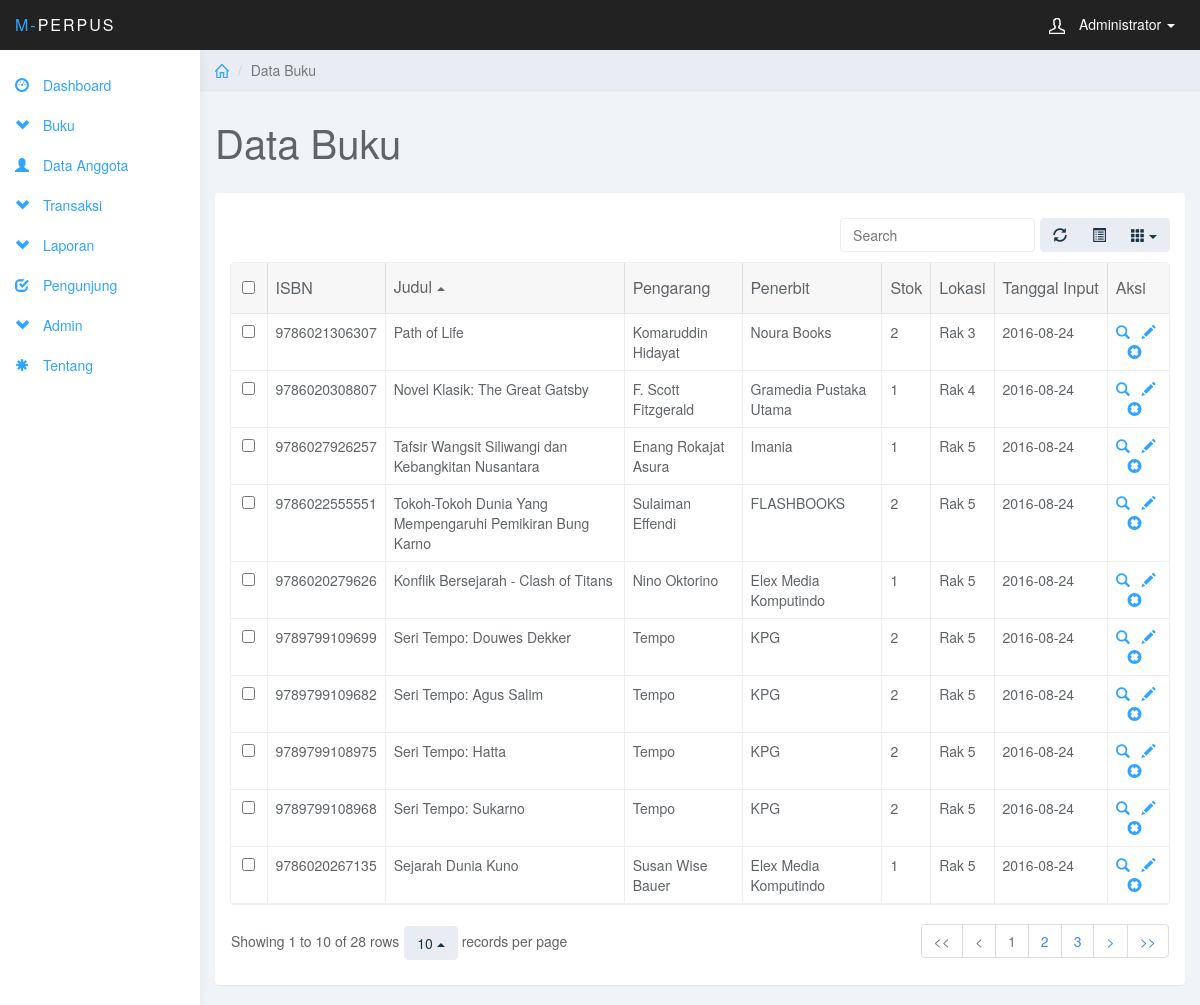
/modul/index.php?page=buku (signed in), run on the app's committed database.
### tables this page shows
CREATE TABLE `tbl_buku` (
  `id` int(5) NOT NULL,
  `isbn` varchar(13) NOT NULL,
  `judul` varchar(200) NOT NULL,
  `pengarang` varchar(100) NOT NULL,
  `penerbit` varchar(150) NOT NULL,
  `thn_terbit` varchar(4) NOT NULL,
  `stok` int(3) NOT NULL,
  `lokasi` enum('Rak 1','Rak 2','Rak 3','Rak 4','Rak 5','Rak 6','Rak 7','Rak 8','Rak 9') NOT NULL,
  `tgl_input` date NOT NULL,
  `gambar` varchar(50) NOT NULL,
  `deskripsi` varchar(1000) NOT NULL
);

### modul/buku/buku.php (the view, shortened to what this page needs)
<div class="col-sm-9 col-sm-offset-3 col-lg-10 col-lg-offset-2 main">
	<div class="row">
		<ol class="breadcrumb">
			<li><a href="index.php"><svg class="glyph stroked home"><use xlink:href="#stroked-home"></use></svg></a></li>
			<li class="active">Data Buku</li>
		</ol>
	</div>
	<div class="row">
		<div class="col-lg-12">
			<h1 class="page-header">Data Buku</h1>
		</div>
	</div>
	<div class="row">
		<div class="col-lg-12">
			<div class="panel panel-default">
				<div class="panel-body">
					<table data-toggle="table" data-show-refresh="true" data-show-toggle="true" data-show-columns="true" data-search="true" data-select-item-name="toolbar1" data-pagination="true" data-sort-name="judul" data-sort-order="asc">
					    <thead>
					    <tr>
					        <th data-field="isbn"  data-sortable="true">ISBN</th>
					        <th data-field="judul"  data-sortable="true">Judul</th>
					        <th data-field="pengarang" data-sortable="true">Pengarang</th>
					        <th data-field="penerbit" data-sortable="true">Penerbit</th>
					        <th data-field="stok" data-sortable="true">Stok</th>
					        <th data-field="lokasi" data-sortable="true">Lokasi</th>
					        <th data-field="tgl_input" data-sortable="true">Tanggal Input</th>
					        <th data-field="aksi" data-sortable="true">Aksi</th>
					    </tr>
					    </thead>
					    <?php
							$queri="Select * From tbl_buku" ;
							$hasil=MySQL_query ($queri);
							while ($data = mysql_fetch_array ($hasil)){
							 echo "
						<tr>
						    <td></td>
						    <td>".$data['isbn']."</td>
						    <td>".$data['judul']."</td>
						    <td>".$data['pengarang']."</td>
						    <td>".$data['penerbit']."</td>
						    <td>".$data['stok']."</td>
						    <td>".$data['lokasi']."</td>
						    <td>".$data['tgl_input']."</td>"
						?>
						    <td align="center">
						    	<a href="?page=buku_detil&id=<?php echo $data['id']; ?>"><span class="glyphicon glyphicon-search" aria-hidden="true"></span></a>&nbsp&nbsp
							   	<a href="?page=buku_edit&id=<?php echo $data['id']; ?>"><span class="glyphicon glyphicon-pencil" aria-hidden="true"></span></a>&nbsp&nbsp
							   	<a href="?page=buku_hapus&id=<?php echo $data['id']; ?>" onclick="return confirm('Anda yakin ingin menghapus data ini?')"><span class="glyphicon glyphicon-remove-sign" aria-hidden="true"></span></a>
							</td>
						</tr>
							<?php } ?>
					</table>
				</div>
			</div>
		</div>
	</div>
</div>

### modul/index.php (shortened to what this page needs)
<?php
if(!isset($_SESSION['nama'])){
	echo "<script>alert('Silahkan login terlebih dahulu')</script>";
	echo "<meta http-equiv='refresh' content='0; url=../index.php'>";
} else {
	$level=$_SESSION['level'];
?>
<!DOCTYPE html>
<html>
<head>
<link href="../css/bootstrap.min.css" rel="stylesheet">
<link href="../css/bootstrap-table.css" rel="stylesheet">
<link href="../css/styles.css" rel="stylesheet">
</head>
<body>
	<nav class="navbar navbar-inverse navbar-fixed-top" role="navigation">
		<div class="container-fluid">
			<div class="navbar-header">
				<a class="navbar-brand" href="index.php"><span>M-</span>Perpus</a>
				<ul class="user-menu">
					<li class="dropdown pull-right">
						<a href="#" class="dropdown-toggle" data-toggle="dropdown"><svg class="glyph stroked male-user"><use xlink:href="#stroked-male-user"></use></svg> <?php echo $_SESSION['nama']; ?> <span class="caret"></span></a>
					</li>
				</ul>
			</div>
		</div>
	</nav>
	<div id="sidebar-collapse" class="col-sm-3 col-lg-2 sidebar">
		<ul class="nav menu">
			<li><a href="index.php"><span class="glyphicon glyphicon-dashboard" aria-hidden="true"></span> Dashboard</a></li>
			<li class="parent ">
				<a href="#">
					<span data-toggle="collapse" href="#sub-item-1"><span class="glyphicon glyphicon-chevron-down" aria-hidden="true"></span></span> Buku
				</a>
			</li>
			<li><a href="?page=anggota"><span class="glyphicon glyphicon-user" aria-hidden="true"></span> Data Anggota</a></li>
			<li class="parent ">
				<a href="#">
					<span data-toggle="collapse" href="#sub-item-3"><span class="glyphicon glyphicon-chevron-down" aria-hidden="true"></span></span> Transaksi
				</a>
			</li>
			<li class="parent ">
				<a href="#">
					<span data-toggle="collapse" href="#sub-item-5"><span class="glyphicon glyphicon-chevron-down" aria-hidden="true"></span></span> Laporan
				</a>
			</li>
			<li><a href="?page=pengunjung"><span class="glyphicon glyphicon-check" aria-hidden="true"></span> Pengunjung</a></li>
			<?php if ($level=='Admin' or $level=='Manajer') { ?>
			<li class="parent ">
				<a href="#">
					<span data-toggle="collapse" href="#sub-item-4"><span class="glyphicon glyphicon-chevron-down" aria-hidden="true"></span></span> Admin
				</a>
			</li>
			<?php } ?>
			<li><a href="?page=tentang"><span class="glyphicon glyphicon-asterisk" aria-hidden="true"></span> Tentang</a></li>
		</ul>
	</div>
		<?php
				 switch($_GET['page'])
				 	{
						case "buku";
						include "buku/buku.php";
						break;
					}
			?>
</body>
</html>
<?php } ?>

### css/styles.css (style rules this page uses)
body { background: #f1f4f7; padding-top: 50px; color: #5f6468; }
a, a:hover, a:focus { color: #30a5ff; }
h1, h2, h3, h4, h5, h6 { color: #5f6468; }
h1 { font-weight: 300; font-size: 40px; }
.navbar-header .navbar-brand { color: #fff; font-size: 16px; text-transform: uppercase; font-weight: 500; letter-spacing: 2px; }
.navbar-header .navbar-brand span { color: #30a5ff; }
.panel { border: 0; }
.navbar { border: 0; }
.user-menu { display: inline-block; margin-top: 14px; margin-right: 10px; float: right; list-style: none; padding: 0; }
.user-menu a { color: #fff; }
.sidebar { display: block; background-color: #fff; padding: 0; display: none; }
@media (min-width: 768px) { .sidebar { display: block; position: fixed; top: 50px; bottom: 0; left: 0; z-index: 1000; display: block; margin: 0; padding: 0; overflow-x: hidden; overflow-y: auto; background-color: #fff; box-shadow: 1px 0px 10px rgba(0, 0, 0, .05); } }
@media (min-width: 768px) { .navbar-header { width: 100%; } }
.sidebar span.glyphicon { margin-right: 10px; }
.breadcrumb { border-radius: 0; padding: 10px 15px; background: #e9ecf2; box-shadow: 0 1px 1px rgba(0, 0, 0, .05); margin: 0 ; }
h1.page-header { margin-top: 30px; border-bottom: 0; }
.table { background: #fff; }
.sidebar .glyph, .user-menu .glyph { height: 16px; width: 16px; margin: 0 10px 0 0; stroke-width: 3px; }
.user-menu .glyph { stroke-width: 4px; }
.breadcrumb .glyph { height: 14px; width: 14px; margin: -2px 0 0 0; stroke-width: 4px; }

### data on the page
tbl_buku: isbn "9786021306307", judul "Path of Life", pengarang "Komaruddin Hidayat", penerbit "Noura Books", stok "2", lokasi "Rak 3", tgl_input "2016-08-24"
tbl_buku: isbn "9786020308807", judul "Novel Klasik: The Great Gatsby", pengarang "F. Scott Fitzgerald", penerbit "Gramedia Pustaka Utama", stok "1", lokasi "Rak 4", tgl_input "2016-08-24"
tbl_buku: isbn "9786027926257", judul "Tafsir Wangsit Siliwangi dan Kebangkitan Nusantara", pengarang "Enang Rokajat Asura", penerbit "Imania", stok "1", lokasi "Rak 5", tgl_input "2016-08-24"
tbl_buku: isbn "9786022555551", judul "Tokoh-Tokoh Dunia Yang Mempengaruhi Pemikiran Bung Karno", pengarang "Sulaiman Effendi", penerbit "FLASHBOOKS", stok "2", lokasi "Rak 5", tgl_input "2016-08-24"
tbl_buku: isbn "9786020279626", judul "Konflik Bersejarah - Clash of Titans", pengarang "Nino Oktorino", penerbit "Elex Media Komputindo", stok "1", lokasi "Rak 5", tgl_input "2016-08-24"
tbl_buku: isbn "9789799109699", judul "Seri Tempo: Douwes Dekker", pengarang "Tempo", penerbit "KPG", stok "2", lokasi "Rak 5", tgl_input "2016-08-24"
tbl_buku: isbn "9789799109682", judul "Seri Tempo: Agus Salim", pengarang "Tempo", penerbit "KPG", stok "2", lokasi "Rak 5", tgl_input "2016-08-24"
tbl_buku: isbn "9789799108975", judul "Seri Tempo: Hatta", pengarang "Tempo", penerbit "KPG", stok "2", lokasi "Rak 5", tgl_input "2016-08-24"
tbl_buku: isbn "9789799108968", judul "Seri Tempo: Sukarno", pengarang "Tempo", penerbit "KPG", stok "2", lokasi "Rak 5", tgl_input "2016-08-24"
tbl_buku: isbn "9786020267135", judul "Sejarah Dunia Kuno", pengarang "Susan Wise Bauer", penerbit "Elex Media Komputindo", stok "1", lokasi "Rak 5", tgl_input "2016-08-24"

### other printed values
$_SESSION['nama'] "Administrator"
